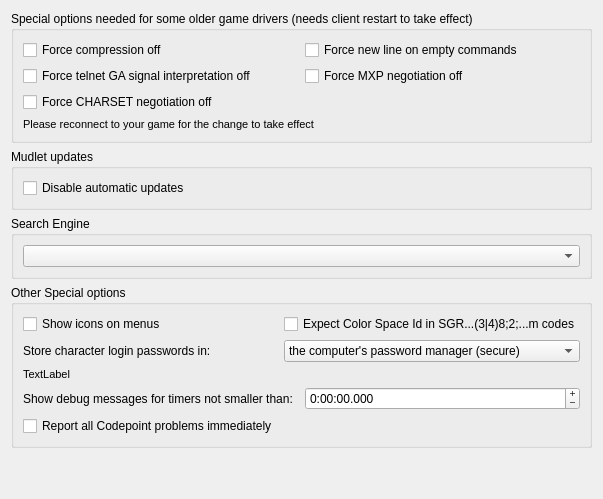
     <widget class="QWidget" name="tab_specialOptions">
      <attribute name="title">
       <string>Special Options</string>
      </attribute>
      <layout class="QVBoxLayout" name="vBoxLayout_tab_specialOptions">
       <item>
        <widget class="QGroupBox" name="groupBox_specialOptions">
         <property name="title">
          <string>Special options needed for some older game drivers (needs client restart to take effect)</string>
         </property>
         <layout class="QGridLayout" name="gridLayout_older_game_options">
          <item row="0" column="0">
           <widget class="QCheckBox" name="mFORCE_MCCP_OFF">
            <property name="text">
             <string>Force compression off</string>
            </property>
           </widget>
          </item>
          <item row="0" column="1">
           <widget class="QCheckBox" name="checkBox_mUSE_FORCE_LF_AFTER_PROMPT">
            <property name="toolTip">
             <string>This option adds a line line break &lt;LF&gt; or &quot;
&quot; to your command input on empty commands. This option will rarely be necessary.</string>
            </property>
            <property name="text">
             <string>Force new line on empty commands</string>
            </property>
           </widget>
          </item>
          <item row="1" column="0">
           <widget class="QCheckBox" name="mFORCE_GA_OFF">
            <property name="text">
             <string>Force telnet GA signal interpretation off</string>
            </property>
           </widget>
          </item>
          <item row="1" column="1">
           <widget class="QCheckBox" name="mFORCE_MXP_NEGOTIATION_OFF">
            <property name="text">
             <string>Force MXP negotiation off</string>
            </property>
           </widget>
          </item>
          <item row="2" column="0">
           <widget class="QCheckBox" name="mFORCE_CHARSET_NEGOTIATION_OFF">
            <property name="text">
             <string>Force CHARSET negotiation off</string>
            </property>
           </widget>
          </item>
          <item row="3" column="0" colspan="2">
           <widget class="QLabel" name="need_reconnect_for_specialoption">
            <property name="enabled">
             <bool>true</bool>
            </property>
            <property name="font">
             <font>
              <pointsize>8</pointsize>
             </font>
            </property>
            <property name="mouseTracking">
             <bool>false</bool>
            </property>
            <property name="text">
             <string>Please reconnect to your game for the change to take effect</string>
            </property>
            <property name="textFormat">
             <enum>Qt::AutoText</enum>
            </property>
            <property name="wordWrap">
             <bool>true</bool>
            </property>
           </widget>
          </item>
         </layout>
        </widget>
       </item>
       <item>
        <widget class="QGroupBox" name="groupBox_updates">
         <property name="title">
          <string>Mudlet updates</string>
         </property>
         <layout class="QGridLayout" name="gridLayout_groupBox_updates">
          <item row="0" column="0">
           <widget class="QCheckBox" name="checkbox_noAutomaticUpdates">
            <property name="text">
             <string>Disable automatic updates</string>
            </property>
           </widget>
          </item>
         </layout>
        </widget>
       </item>
       <item>
        <widget class="QGroupBox" name="groupbox_searchEngineSelection">
         <property name="title">
          <string>Search Engine</string>
         </property>
         <layout class="QVBoxLayout" name="verticalLayout_searchEngineSelection">
          <item>
           <widget class="QComboBox" name="search_engine_combobox"/>
          </item>
         </layout>
        </widget>
       </item>
       <item>
        <widget class="QGroupBox" name="groupBox_debug">
         <property name="title">
          <string>Other Special options</string>
         </property>
         <layout class="QGridLayout" name="gridLayout_groupBox_debug">
          <item row="0" column="0">
           <widget class="QCheckBox" name="checkBox_showIconsOnMenus">
            <property name="text">
             <string>Show icons on menus</string>
            </property>
            <property name="checkable">
             <bool>true</bool>
            </property>
            <property name="checked">
             <bool>false</bool>
            </property>
            <property name="tristate">
             <bool>true</bool>
            </property>
           </widget>
          </item>
          <item row="0" column="1">
           <widget class="QCheckBox" name="checkBox_expectCSpaceIdInColonLessMColorCode">
            <property name="toolTip">
             <string>&lt;p&gt;Some MUDs use a flawed interpretation of the ANSI Set Graphics Rendition (&lt;b&gt;SGR&lt;/b&gt;) code sequences for 16M color mode which only uses semi-colons and not colons to separate parameter elements i.e. instead of using a code in the form: &lt;br&gt;&lt;tt&gt;\e[&lt;/tt&gt;...&lt;tt&gt;38:2:&lt;/tt&gt;&amp;lt;Color Space Id&amp;gt;&lt;tt&gt;:&lt;/tt&gt;&amp;lt;Red&amp;gt;&lt;tt&gt;:&lt;/tt&gt;&amp;lt;Green&amp;gt;&lt;tt&gt;:&lt;/tt&gt;&amp;lt;Blue&amp;gt;&lt;tt&gt;:&lt;/tt&gt;&amp;lt;Unused&amp;gt;&lt;tt&gt;:&lt;/tt&gt;&amp;lt;Tolerance&amp;gt;&lt;tt&gt;:&lt;/tt&gt;&amp;lt;Tolerance Color Space (0=CIELUV; 1=CIELAB)&amp;gt;&lt;tt&gt;;&lt;/tt&gt;...&lt;tt&gt;m&lt;/tt&gt;&lt;br&gt;where the &lt;i&gt;Color Space Id&lt;/i&gt; is expected to be an empty string to specify the usual (default) case and all of the &lt;i&gt;Parameter Elements&lt;/i&gt; (the &quot;2&quot; and the values in the &lt;tt&gt;&amp;lt;...&amp;gt;&lt;/tt&gt;s) may, technically, be omitted; they use: &lt;br&gt;&lt;tt&gt;\e[&lt;/tt&gt;...&lt;tt&gt;38;2;&lt;/tt&gt;&amp;lt;Red&amp;gt;&lt;tt&gt;;&lt;/tt&gt;&amp;lt;Green&amp;gt;&lt;tt&gt;;&lt;/tt&gt;&amp;lt;Blue&amp;gt;&lt;tt&gt;;&lt;/tt&gt;...&lt;tt&gt;m&lt;/tt&gt;&lt;br&gt;or: &lt;br&gt;&lt;tt&gt;\e[&lt;/tt&gt;...&lt;tt&gt;38;2;&lt;/tt&gt;&amp;lt;Color Space Id&amp;gt;&lt;tt&gt;;&lt;/tt&gt;&amp;lt;Red&amp;gt;&lt;tt&gt;;&lt;/tt&gt;&amp;lt;Green&amp;gt;&lt;tt&gt;;&lt;/tt&gt;&amp;lt;Blue&amp;gt;&lt;tt&gt;;&lt;/tt&gt;...&lt;tt&gt;m&lt;/tt&gt;&lt;/p&gt;&lt;p&gt;It is not possible to reliably detect the difference between these two so checking this option causes Mudlet to expect the last one with the additional (but empty!) parameter.&lt;/p&gt;</string>
            </property>
            <property name="text">
             <string>Expect Color Space Id in SGR...(3|4)8;2;...m codes</string>
            </property>
           </widget>
          </item>
          <item row="1" column="0">
           <widget class="QLabel" name="label_store_passwords_in">
            <property name="text">
             <string>Store character login passwords in:</string>
            </property>
           </widget>
          </item>
          <item row="1" column="1">
           <widget class="QComboBox" name="comboBox_store_passwords_in">
            <item>
             <property name="text">
              <string>the computer's password manager (secure)</string>
             </property>
            </item>
            <item>
             <property name="text">
              <string>plaintext with the profile (portable)</string>
             </property>
            </item>
           </widget>
          </item>
          <item row="2" column="0" colspan="2">
           <widget class="QLabel" name="label_password_migration_notification">
            <property name="font">
             <font>
              <pointsize>8</pointsize>
             </font>
            </property>
            <property name="text">
             <string>TextLabel</string>
            </property>
           </widget>
          </item>
          <item row="4" column="0" colspan="2">
           <widget class="QWidget" name="widget_timerDebugOutputMinimumInterval" native="true">
            <layout class="QHBoxLayout" name="horizontalLayout_timerDebugOutputMinimumInterval" stretch="0,1">
             <property name="leftMargin">
              <number>0</number>
             </property>
             <property name="topMargin">
              <number>0</number>
             </property>
             <property name="rightMargin">
              <number>0</number>
             </property>
             <property name="bottomMargin">
              <number>0</number>
             </property>
             <item>
              <widget class="QLabel" name="label_timerDebugOutputMinimumInterval">
               <property name="sizePolicy">
                <sizepolicy hsizetype="Preferred" vsizetype="Preferred">
                 <horstretch>1</horstretch>
                 <verstretch>0</verstretch>
                </sizepolicy>
               </property>
               <property name="text">
                <string>Show debug messages for timers not smaller than:</string>
               </property>
               <property name="buddy">
                <cstring>timeEdit_timerDebugOutputMinimumInterval</cstring>
               </property>
               <property name="toolTip">
                <string comment="The term in '...' refer to a Mudlet specific thing and ought to match the corresponding translation elsewhere.">&lt;p&gt;Show 'LUA OK' messages for Timers with the specified minimum interval (h:mm:ss.zzz), the minimum value (the default) shows all such messages but can render the &lt;i&gt;Central Debug Console&lt;/i&gt; useless if there is a very small interval timer running.&lt;/p&gt;</string>
               </property>
              </widget>
             </item>
             <item>
              <widget class="QTimeEdit" name="timeEdit_timerDebugOutputMinimumInterval">
               <property name="sizePolicy">
                <sizepolicy hsizetype="MinimumExpanding" vsizetype="Fixed">
                 <horstretch>0</horstretch>
                 <verstretch>0</verstretch>
                </sizepolicy>
               </property>
               <property name="wrapping">
                <bool>true</bool>
               </property>
               <property name="alignment">
                <set>Qt::AlignLeading|Qt::AlignLeft|Qt::AlignVCenter</set>
               </property>
               <property name="buttonSymbols">
                <enum>QAbstractSpinBox::PlusMinus</enum>
               </property>
               <property name="accelerated">
                <bool>true</bool>
               </property>
               <property name="showGroupSeparator" stdset="0">
                <bool>true</bool>
               </property>
               <property name="currentSection">
                <enum>QDateTimeEdit::HourSection</enum>
               </property>
               <property name="displayFormat">
                <string comment="Used to set a time interval only">h:mm:ss.zzz</string>
               </property>
              </widget>
             </item>
            </layout>
           </widget>
          </item>
          <item row="5" column="0">
           <widget class="QCheckBox" name="checkBox_debugShowAllCodepointProblems">
            <property name="text">
             <string>Report all Codepoint problems immediately</string>
            </property>
            <property name="toolTip">
             <string>&lt;p&gt;If checked this will cause all problem Unicode codepoints to be reported in the debug output as they occur; if cleared then each different one will only be reported once and summarized in as a table when the console in which they occurred is finally destroyed (when the profile is closed).&lt;/p&gt;</string>
            </property>
           </widget>
          </item>
         </layout>
        </widget>
       </item>
       <item>
        <spacer name="verticalSpacer_specialOptions">
         <property name="orientation">
          <enum>Qt::Vertical</enum>
         </property>
         <property name="sizeHint" stdset="0">
          <size>
           <width>20</width>
           <height>40</height>
          </size>
         </property>
        </spacer>
       </item>
      </layout>
     </widget>
